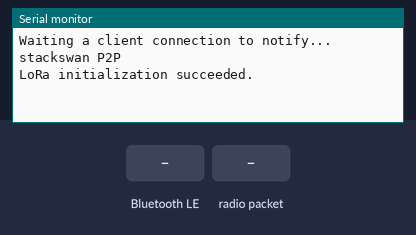
Recording of a sketch running on a simulated ESP32. On the bench: the last lines printed to the serial monitor. The test bench sets the inputs (shaded band). No radio packets arrive unless stated; nothing arrives over Bluetooth unless stated; a phone connects over Bluetooth LE 3 s after start.

Above: at 1.2 s.
1.3 s: Bluetooth LE write "1" received
At 1.8 s:
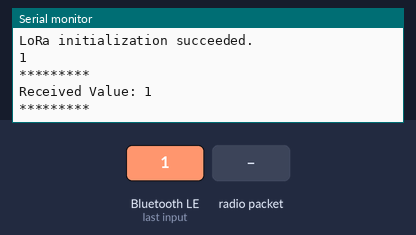
2.8 s: radio packet "1" arrives
At 3.5 s:
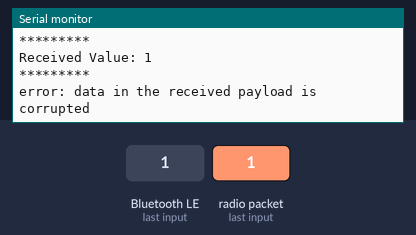

Measured:
- after the input at 1.3 s, the serial monitor: prints a new line after 0.05 s (image 1)
- after the input at 2.8 s, the serial monitor: prints a new line at once (image 2)

The sketch:

stackswan-gateway.ino
```cpp
/*
 =================================================================================
  Stackswan LoRa p2p - (gateway)
 ---------------------------------------------------------------------------------
  1) Endpoint can use any unique 2 byte address otherthan 0xFF.
  2) 0xFF is reserved for all gateway devices in the network
  3) Sends a message every half second, and polls for incoming messages continually
  4) if message is for this device then process message otherwise retransmit.
  5) For easy star networking all non-gateway devices(endpoints) sends message
     to gateway using 0xFF as target.
  ---------------------------------------------------------------------------------
  Author: Vikas Singh
  Date: 12/12/20
  ==================================================================================
*/


#include <SPI.h>
#include <LoRa.h>
#include <ArduinoJson.h> //ArduinoJson V6

#include <BLEDevice.h>
#include <BLEServer.h>
#include <BLEUtils.h>
#include <BLE2902.h>

std::string deviceName = "Stackswan Gateway";

BLEServer* pServer = NULL;
BLECharacteristic* pCharacteristic = NULL;
BLECharacteristic* pCharacteristicR = NULL;

bool deviceConnected = false;
bool oldDeviceConnected = false;

#define SERVICE_UUID        "afa2f203-348f-4718-9cf3-f7ff0de38472"
#define CHARACTERISTIC_UUID "450fcc81-dad5-46a6-959f-c5f41e37b669"

class MyServerCallbacks: public BLEServerCallbacks {
    void onConnect(BLEServer* pServer) {
      deviceConnected = true;
      BLEDevice::startAdvertising();
    };

    void onDisconnect(BLEServer* pServer) {
      deviceConnected = false;
    }
};


#define CHARACTERISTIC_UUID_RX "10fd2313-62c2-4053-b3af-7e6ca407bf21"
class MyCallbacks: public BLECharacteristicCallbacks {

    void onWrite(BLECharacteristic *pCharacteristic) {
      std::string rxValue = pCharacteristic->getValue();
      Serial.println(rxValue[0]);

      if (rxValue.length() > 0) {
        Serial.println("*********");
        Serial.print("Received Value: ");

        for (int i = 0; i < rxValue.length(); i++) {
          Serial.print(rxValue[i]);
        }
        Serial.println();
        Serial.println("*********");
      }

    }
};

const int csPin = 5;          // LoRa radio chip select
const int resetPin = 14;      // LoRa radio reset
const int irqPin = 2;         // change for your board; must be a hardware interrupt pin

String outgoing;              // outgoing message

byte msgCount = 0;            // count of outgoing messages
byte localAddress = 0xFF;     // address of this device(0xFF for all gateway devices)
byte destination = 0xAA;      // destination to send to(unique for each devices)
long lastSendTime = 0;        // last send time
int interval = 2000;          // initial interval between sends

void setup() {

  // initialize serial
  Serial.begin(115200);
  setupBlueTooth();
  while (!Serial);
  Serial.println("stackswan P2P");

  // override the default CS, reset, and IRQ pins (optional)
  // set CS, reset, IRQ pin
  LoRa.setPins(csPin, resetPin, irqPin);

  // initialize radio at 866MHz (eg: 915E6, 868E6 etc)
  if (!LoRa.begin(866E6)) {
    Serial.println("LoRa initialization failed. Check your connections.");
    while (true);                       // if failed, do nothing
  }

  Serial.println("LoRa initialization succeeded.");
}

void loop() {

  // continously parse for a packet, and call onReceive with the result:
  onReceive(LoRa.parsePacket());
}


//method for sending data (not used in gateway for nows)
void sendMessage(String outgoing) {
  LoRa.beginPacket();                   // start packet
  LoRa.write(destination);              // add destination address
  LoRa.write(localAddress);             // add sender address
  LoRa.write(msgCount);                 // add message ID
  LoRa.write(outgoing.length());        // add payload length
  LoRa.print(outgoing);                 // add payload
  LoRa.endPacket();                     // finish packet and send it
  msgCount++;                           // increment message ID
}


//method for processing incoming messages
void onReceive(int packetSize) {
  if (packetSize == 0) return;          // if there's no packet, return

  // read packet header bytes:
  int recipient = LoRa.read();          // recipient address
  byte sender = LoRa.read();            // sender address
  byte incomingMsgId = LoRa.read();     // incoming msg ID
  byte incomingLength = LoRa.read();    // incoming msg length

  String incoming = "";

  while (LoRa.available()) {
    incoming += (char)LoRa.read();
  }

  if (incomingLength != incoming.length()) {                        // check length for error
    Serial.println("error: data in the received payload is corrupted");
    return;                                                         // skip rest of function
  }

  // if the recipient isn't this device or broadcast,
  if (recipient != localAddress && recipient != 0xFF) {
    Serial.println("This message is not for me.");
    return;                                                   // skip rest of function
  }

  // if message is for this device, or broadcast, print details:
  Serial.println("Received from: 0x" + String(sender, HEX));
  Serial.println("Sent to: 0x" + String(recipient, HEX));
  Serial.println("Message ID: " + String(incomingMsgId));
  Serial.println("Message length: " + String(incomingLength));
  Serial.println("Message: " + incoming);
  Serial.println("RSSI: " + String(LoRa.packetRssi()));
  Serial.println("Snr: " + String(LoRa.packetSnr()));
  Serial.println();

  // JSON modeling the raw data
  const int bufferSize = 4 *  JSON_OBJECT_SIZE(4);
  StaticJsonDocument<bufferSize> doc;

  doc["SenderID"]  = sender;
  doc["ReceiverID"] = recipient;
  doc["Payload"] = incoming;

  String jsonstat;
  Serial.println(jsonstat);
  serializeJson(doc, jsonstat);

  // Pretty print on Serial
  serializeJsonPretty(doc, Serial);


  size_t dataLen = jsonstat.length();
  pCharacteristic->setValue((uint8_t*)&jsonstat[0], dataLen);
  pCharacteristic->notify();

}

/**
   setupBlueTooth
*/
void setupBlueTooth()
{
  // Create the BLE Device
  BLEDevice::init(deviceName);

  // Create the BLE Server
  pServer = BLEDevice::createServer();
  pServer->setCallbacks(new MyServerCallbacks());

  // Create the BLE Service
  BLEService *pService = pServer->createService(SERVICE_UUID);

  // Create a BLE Characteristic
  pCharacteristic = pService->createCharacteristic(
                      CHARACTERISTIC_UUID,
                      BLECharacteristic::PROPERTY_READ   |
                      BLECharacteristic::PROPERTY_WRITE  |
                      BLECharacteristic::PROPERTY_NOTIFY |
                      BLECharacteristic::PROPERTY_INDICATE
                    );

  // https://www.bluetooth.com/specifications/gatt/viewer?attributeXmlFile=org.bluetooth.descriptor.gatt.client_characteristic_configuration.xml
  // Create a BLE Descriptor
  pCharacteristic->addDescriptor(new BLE2902());

  /*
    pCharacteristicR = pService->createCharacteristic(
                                         CHARACTERISTIC_UUID_RX,
                                         BLECharacteristic::PROPERTY_WRITE
                                       );
    pCharacteristicR->setCallbacks(new MyCallbacks());
  */

  pCharacteristic->setCallbacks(new MyCallbacks());

  // Start the service
  pService->start();

  // Start advertising
  BLEAdvertising *pAdvertising = BLEDevice::getAdvertising();
  pAdvertising->addServiceUUID(SERVICE_UUID);
  pAdvertising->setScanResponse(false);
  pAdvertising->setMinPreferred(0x0);  // set value to 0x00 to not advertise this parameter
  BLEDevice::startAdvertising();
  Serial.println("Waiting a client connection to notify...");
}
```
